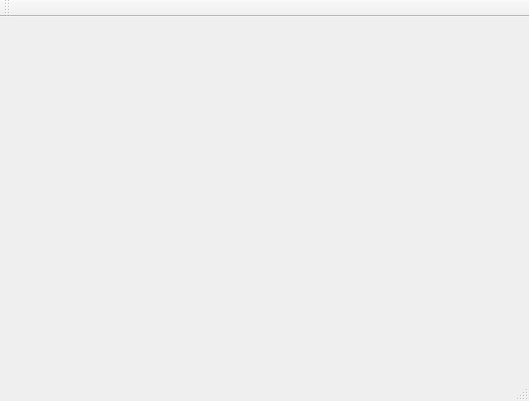
<?xml version="1.0" encoding="UTF-8"?>
<ui version="4.0">
 <class>MainWindow</class>
 <widget class="QMainWindow" name="MainWindow">
  <property name="geometry">
   <rect>
    <x>0</x>
    <y>0</y>
    <width>529</width>
    <height>401</height>
   </rect>
  </property>
  <property name="font">
   <font>
    <weight>75</weight>
    <bold>true</bold>
   </font>
  </property>
  <property name="windowTitle">
   <string>MainWindow</string>
  </property>
  <widget class="QWidget" name="centralWidget">
   <layout class="QGridLayout" name="gridLayout"/>
  </widget>
  <widget class="QMenuBar" name="menuBar">
   <property name="geometry">
    <rect>
     <x>0</x>
     <y>0</y>
     <width>529</width>
     <height>21</height>
    </rect>
   </property>
  </widget>
  <widget class="QToolBar" name="mainToolBar">
   <attribute name="toolBarArea">
    <enum>TopToolBarArea</enum>
   </attribute>
   <attribute name="toolBarBreak">
    <bool>false</bool>
   </attribute>
  </widget>
  <widget class="QStatusBar" name="statusBar"/>
 </widget>
 <layoutdefault spacing="6" margin="11"/>
 <resources/>
 <connections/>
</ui>
